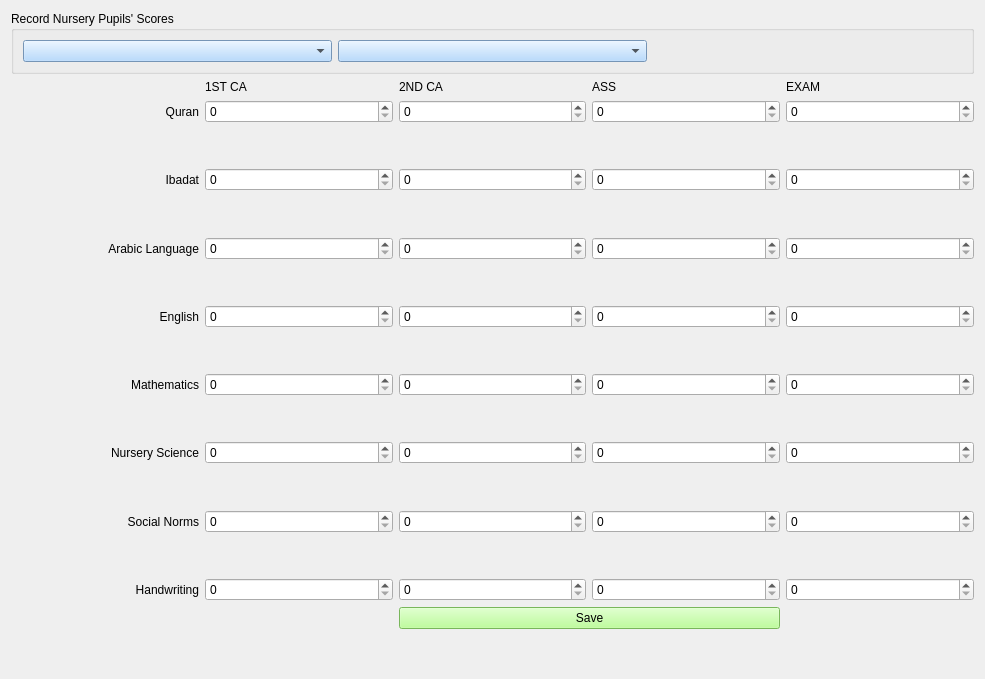
<?xml version="1.0" encoding="UTF-8"?>
<ui version="4.0">
 <class>NurScoreRec2ndForm</class>
 <widget class="QWidget" name="NurScoreRec2ndForm">
  <property name="geometry">
   <rect>
    <x>0</x>
    <y>0</y>
    <width>985</width>
    <height>679</height>
   </rect>
  </property>
  <property name="windowTitle">
   <string>Nursery Scores (Second Term)</string>
  </property>
  <property name="windowIcon">
   <iconset>
    <normaloff>score_icon.png</normaloff>score_icon.png</iconset>
  </property>
  <property name="styleSheet">
   <string notr="true">font: 12pt &quot;MS Shell Dlg 2&quot;;

QPushButton{
background-color: rgb(170, 255, 127);
}
</string>
  </property>
  <layout class="QHBoxLayout" name="horizontalLayout_2">
   <item>
    <layout class="QVBoxLayout" name="verticalLayout_3">
     <item>
      <widget class="QGroupBox" name="groupBox">
       <property name="styleSheet">
        <string notr="true">QComboBox{
background-color: rgb(165, 209, 255);
}</string>
       </property>
       <property name="title">
        <string>Record Nursery Pupils' Scores</string>
       </property>
       <layout class="QHBoxLayout" name="horizontalLayout">
        <item>
         <widget class="QComboBox" name="class_comboBox"/>
        </item>
        <item>
         <widget class="QComboBox" name="stud_adm_no_comboBox"/>
        </item>
        <item>
         <widget class="QLabel" name="name_label">
          <property name="styleSheet">
           <string notr="true">QComboBox{
background-color: rgb(166, 180, 255);
}</string>
          </property>
          <property name="text">
           <string/>
          </property>
         </widget>
        </item>
       </layout>
      </widget>
     </item>
     <item>
      <layout class="QVBoxLayout" name="verticalLayout_2">
       <item>
        <layout class="QVBoxLayout" name="verticalLayout">
         <item>
          <layout class="QGridLayout" name="gridLayout">
           <item row="1" column="2">
            <widget class="QDoubleSpinBox" name="qur_c2_spin">
             <property name="decimals">
              <number>0</number>
             </property>
            </widget>
           </item>
           <item row="14" column="1">
            <spacer name="verticalSpacer_9">
             <property name="orientation">
              <enum>Qt::Vertical</enum>
             </property>
             <property name="sizeHint" stdset="0">
              <size>
               <width>123</width>
               <height>13</height>
              </size>
             </property>
            </spacer>
           </item>
           <item row="11" column="1">
            <spacer name="verticalSpacer_2">
             <property name="orientation">
              <enum>Qt::Vertical</enum>
             </property>
             <property name="sizeHint" stdset="0">
              <size>
               <width>123</width>
               <height>13</height>
              </size>
             </property>
            </spacer>
           </item>
           <item row="5" column="1">
            <widget class="QDoubleSpinBox" name="ibadat_c1_spin">
             <property name="decimals">
              <number>0</number>
             </property>
            </widget>
           </item>
           <item row="9" column="3">
            <widget class="QDoubleSpinBox" name="arabic_ass_spin">
             <property name="decimals">
              <number>0</number>
             </property>
            </widget>
           </item>
           <item row="12" column="1">
            <widget class="QDoubleSpinBox" name="eng_c1_spin">
             <property name="decimals">
              <number>0</number>
             </property>
            </widget>
           </item>
           <item row="12" column="0">
            <widget class="QLabel" name="label_21">
             <property name="text">
              <string>English</string>
             </property>
             <property name="alignment">
              <set>Qt::AlignRight|Qt::AlignTrailing|Qt::AlignVCenter</set>
             </property>
            </widget>
           </item>
           <item row="15" column="0">
            <widget class="QLabel" name="label_20">
             <property name="text">
              <string>Mathematics</string>
             </property>
             <property name="alignment">
              <set>Qt::AlignRight|Qt::AlignTrailing|Qt::AlignVCenter</set>
             </property>
            </widget>
           </item>
           <item row="0" column="2">
            <widget class="QLabel" name="label_5">
             <property name="text">
              <string>2ND CA</string>
             </property>
            </widget>
           </item>
           <item row="9" column="4">
            <widget class="QDoubleSpinBox" name="arabic_exam_spin">
             <property name="decimals">
              <number>0</number>
             </property>
            </widget>
           </item>
           <item row="0" column="4">
            <widget class="QLabel" name="label_4">
             <property name="text">
              <string>EXAM</string>
             </property>
            </widget>
           </item>
           <item row="0" column="3">
            <widget class="QLabel" name="label_7">
             <property name="text">
              <string>ASS</string>
             </property>
            </widget>
           </item>
           <item row="12" column="2">
            <widget class="QDoubleSpinBox" name="eng_c2_spin">
             <property name="decimals">
              <number>0</number>
             </property>
            </widget>
           </item>
           <item row="12" column="3">
            <widget class="QDoubleSpinBox" name="eng_ass_spin">
             <property name="decimals">
              <number>0</number>
             </property>
            </widget>
           </item>
           <item row="15" column="2">
            <widget class="QDoubleSpinBox" name="math_c2_spin">
             <property name="decimals">
              <number>0</number>
             </property>
            </widget>
           </item>
           <item row="1" column="3">
            <widget class="QDoubleSpinBox" name="qur_ass_spin">
             <property name="decimals">
              <number>0</number>
             </property>
            </widget>
           </item>
           <item row="10" column="1">
            <spacer name="verticalSpacer_8">
             <property name="orientation">
              <enum>Qt::Vertical</enum>
             </property>
             <property name="sizeHint" stdset="0">
              <size>
               <width>123</width>
               <height>13</height>
              </size>
             </property>
            </spacer>
           </item>
           <item row="13" column="1">
            <spacer name="verticalSpacer_4">
             <property name="orientation">
              <enum>Qt::Vertical</enum>
             </property>
             <property name="sizeHint" stdset="0">
              <size>
               <width>123</width>
               <height>13</height>
              </size>
             </property>
            </spacer>
           </item>
           <item row="1" column="0">
            <widget class="QLabel" name="label">
             <property name="text">
              <string>Quran</string>
             </property>
             <property name="alignment">
              <set>Qt::AlignRight|Qt::AlignTrailing|Qt::AlignVCenter</set>
             </property>
            </widget>
           </item>
           <item row="12" column="4">
            <widget class="QDoubleSpinBox" name="eng_exam_spin">
             <property name="decimals">
              <number>0</number>
             </property>
            </widget>
           </item>
           <item row="8" column="1">
            <spacer name="verticalSpacer_7">
             <property name="orientation">
              <enum>Qt::Vertical</enum>
             </property>
             <property name="sizeHint" stdset="0">
              <size>
               <width>123</width>
               <height>13</height>
              </size>
             </property>
            </spacer>
           </item>
           <item row="19" column="3">
            <widget class="QDoubleSpinBox" name="nur_sc_ass_spin">
             <property name="decimals">
              <number>0</number>
             </property>
            </widget>
           </item>
           <item row="1" column="4">
            <widget class="QDoubleSpinBox" name="qur_exam_spin">
             <property name="decimals">
              <number>0</number>
             </property>
            </widget>
           </item>
           <item row="0" column="1">
            <widget class="QLabel" name="label_6">
             <property name="text">
              <string>1ST CA</string>
             </property>
            </widget>
           </item>
           <item row="19" column="2">
            <widget class="QDoubleSpinBox" name="nur_sc_c2_spin">
             <property name="decimals">
              <number>0</number>
             </property>
            </widget>
           </item>
           <item row="3" column="1">
            <spacer name="verticalSpacer">
             <property name="orientation">
              <enum>Qt::Vertical</enum>
             </property>
             <property name="sizeHint" stdset="0">
              <size>
               <width>123</width>
               <height>13</height>
              </size>
             </property>
            </spacer>
           </item>
           <item row="5" column="2">
            <widget class="QDoubleSpinBox" name="ibadat_c2_spin">
             <property name="decimals">
              <number>0</number>
             </property>
            </widget>
           </item>
           <item row="1" column="1">
            <widget class="QDoubleSpinBox" name="qur_c1_spin">
             <property name="decimals">
              <number>0</number>
             </property>
            </widget>
           </item>
           <item row="22" column="3">
            <widget class="QDoubleSpinBox" name="social_ass_spin">
             <property name="decimals">
              <number>0</number>
             </property>
            </widget>
           </item>
           <item row="5" column="0">
            <widget class="QLabel" name="label_2">
             <property name="text">
              <string>Ibadat</string>
             </property>
             <property name="alignment">
              <set>Qt::AlignRight|Qt::AlignTrailing|Qt::AlignVCenter</set>
             </property>
            </widget>
           </item>
           <item row="25" column="1">
            <spacer name="verticalSpacer_16">
             <property name="orientation">
              <enum>Qt::Vertical</enum>
             </property>
             <property name="sizeHint" stdset="0">
              <size>
               <width>123</width>
               <height>13</height>
              </size>
             </property>
            </spacer>
           </item>
           <item row="31" column="1">
            <spacer name="verticalSpacer_14">
             <property name="orientation">
              <enum>Qt::Vertical</enum>
             </property>
             <property name="sizeHint" stdset="0">
              <size>
               <width>123</width>
               <height>13</height>
              </size>
             </property>
            </spacer>
           </item>
           <item row="22" column="4">
            <widget class="QDoubleSpinBox" name="social_exam_spin">
             <property name="decimals">
              <number>0</number>
             </property>
            </widget>
           </item>
           <item row="27" column="2">
            <widget class="QDoubleSpinBox" name="handwriting_c2_spin">
             <property name="decimals">
              <number>0</number>
             </property>
            </widget>
           </item>
           <item row="26" column="1">
            <spacer name="verticalSpacer_15">
             <property name="orientation">
              <enum>Qt::Vertical</enum>
             </property>
             <property name="sizeHint" stdset="0">
              <size>
               <width>123</width>
               <height>13</height>
              </size>
             </property>
            </spacer>
           </item>
           <item row="19" column="1">
            <widget class="QDoubleSpinBox" name="nur_sc_c1_spin">
             <property name="decimals">
              <number>0</number>
             </property>
            </widget>
           </item>
           <item row="27" column="4">
            <widget class="QDoubleSpinBox" name="handwriting_exam_spin">
             <property name="decimals">
              <number>0</number>
             </property>
            </widget>
           </item>
           <item row="18" column="1">
            <spacer name="verticalSpacer_5">
             <property name="orientation">
              <enum>Qt::Vertical</enum>
             </property>
             <property name="sizeHint" stdset="0">
              <size>
               <width>123</width>
               <height>13</height>
              </size>
             </property>
            </spacer>
           </item>
           <item row="27" column="0">
            <widget class="QLabel" name="label_28">
             <property name="text">
              <string>Handwriting</string>
             </property>
             <property name="alignment">
              <set>Qt::AlignRight|Qt::AlignTrailing|Qt::AlignVCenter</set>
             </property>
            </widget>
           </item>
           <item row="19" column="0">
            <widget class="QLabel" name="label_19">
             <property name="text">
              <string>Nursery Science</string>
             </property>
             <property name="alignment">
              <set>Qt::AlignRight|Qt::AlignTrailing|Qt::AlignVCenter</set>
             </property>
            </widget>
           </item>
           <item row="17" column="1">
            <spacer name="verticalSpacer_10">
             <property name="orientation">
              <enum>Qt::Vertical</enum>
             </property>
             <property name="sizeHint" stdset="0">
              <size>
               <width>123</width>
               <height>13</height>
              </size>
             </property>
            </spacer>
           </item>
           <item row="27" column="1">
            <widget class="QDoubleSpinBox" name="handwriting_c1_spin">
             <property name="decimals">
              <number>0</number>
             </property>
            </widget>
           </item>
           <item row="15" column="4">
            <widget class="QDoubleSpinBox" name="math_exam_spin">
             <property name="decimals">
              <number>0</number>
             </property>
            </widget>
           </item>
           <item row="15" column="1">
            <widget class="QDoubleSpinBox" name="math_c1_spin">
             <property name="decimals">
              <number>0</number>
             </property>
            </widget>
           </item>
           <item row="9" column="0">
            <widget class="QLabel" name="label_3">
             <property name="text">
              <string>Arabic Language</string>
             </property>
             <property name="alignment">
              <set>Qt::AlignRight|Qt::AlignTrailing|Qt::AlignVCenter</set>
             </property>
            </widget>
           </item>
           <item row="29" column="1">
            <spacer name="verticalSpacer_13">
             <property name="orientation">
              <enum>Qt::Vertical</enum>
             </property>
             <property name="sizeHint" stdset="0">
              <size>
               <width>123</width>
               <height>13</height>
              </size>
             </property>
            </spacer>
           </item>
           <item row="27" column="3">
            <widget class="QDoubleSpinBox" name="handwriting_ass_spin">
             <property name="decimals">
              <number>0</number>
             </property>
            </widget>
           </item>
           <item row="21" column="1">
            <spacer name="verticalSpacer_12">
             <property name="orientation">
              <enum>Qt::Vertical</enum>
             </property>
             <property name="sizeHint" stdset="0">
              <size>
               <width>123</width>
               <height>13</height>
              </size>
             </property>
            </spacer>
           </item>
           <item row="9" column="2">
            <widget class="QDoubleSpinBox" name="arabic_c2_spin">
             <property name="decimals">
              <number>0</number>
             </property>
            </widget>
           </item>
           <item row="7" column="1">
            <spacer name="verticalSpacer_3">
             <property name="orientation">
              <enum>Qt::Vertical</enum>
             </property>
             <property name="sizeHint" stdset="0">
              <size>
               <width>123</width>
               <height>13</height>
              </size>
             </property>
            </spacer>
           </item>
           <item row="4" column="1">
            <spacer name="verticalSpacer_6">
             <property name="orientation">
              <enum>Qt::Vertical</enum>
             </property>
             <property name="sizeHint" stdset="0">
              <size>
               <width>123</width>
               <height>13</height>
              </size>
             </property>
            </spacer>
           </item>
           <item row="15" column="3">
            <widget class="QDoubleSpinBox" name="math_ass_spin">
             <property name="decimals">
              <number>0</number>
             </property>
            </widget>
           </item>
           <item row="19" column="4">
            <widget class="QDoubleSpinBox" name="nur_sc_exam_spin">
             <property name="decimals">
              <number>0</number>
             </property>
            </widget>
           </item>
           <item row="22" column="1">
            <widget class="QDoubleSpinBox" name="social_c1_spin">
             <property name="decimals">
              <number>0</number>
             </property>
            </widget>
           </item>
           <item row="5" column="3">
            <widget class="QDoubleSpinBox" name="ibadat_ass_spin">
             <property name="decimals">
              <number>0</number>
             </property>
            </widget>
           </item>
           <item row="20" column="1">
            <spacer name="verticalSpacer_11">
             <property name="orientation">
              <enum>Qt::Vertical</enum>
             </property>
             <property name="sizeHint" stdset="0">
              <size>
               <width>123</width>
               <height>13</height>
              </size>
             </property>
            </spacer>
           </item>
           <item row="22" column="0">
            <widget class="QLabel" name="label_16">
             <property name="text">
              <string>Social Norms</string>
             </property>
             <property name="alignment">
              <set>Qt::AlignRight|Qt::AlignTrailing|Qt::AlignVCenter</set>
             </property>
            </widget>
           </item>
           <item row="22" column="2">
            <widget class="QDoubleSpinBox" name="social_c2_spin">
             <property name="decimals">
              <number>0</number>
             </property>
            </widget>
           </item>
           <item row="5" column="4">
            <widget class="QDoubleSpinBox" name="ibadat_exam_spin">
             <property name="decimals">
              <number>0</number>
             </property>
            </widget>
           </item>
           <item row="9" column="1">
            <widget class="QDoubleSpinBox" name="arabic_c1_spin">
             <property name="decimals">
              <number>0</number>
             </property>
            </widget>
           </item>
           <item row="28" column="2" colspan="2">
            <widget class="QPushButton" name="qur_score_btn">
             <property name="styleSheet">
              <string notr="true">background-color: rgb(170, 255, 127);</string>
             </property>
             <property name="text">
              <string>Save</string>
             </property>
            </widget>
           </item>
          </layout>
         </item>
        </layout>
       </item>
      </layout>
     </item>
    </layout>
   </item>
  </layout>
 </widget>
 <tabstops>
  <tabstop>class_comboBox</tabstop>
  <tabstop>stud_adm_no_comboBox</tabstop>
  <tabstop>qur_c1_spin</tabstop>
  <tabstop>qur_c2_spin</tabstop>
  <tabstop>qur_ass_spin</tabstop>
  <tabstop>qur_exam_spin</tabstop>
  <tabstop>ibadat_c1_spin</tabstop>
  <tabstop>ibadat_c2_spin</tabstop>
  <tabstop>ibadat_ass_spin</tabstop>
  <tabstop>ibadat_exam_spin</tabstop>
  <tabstop>arabic_c1_spin</tabstop>
  <tabstop>arabic_c2_spin</tabstop>
  <tabstop>arabic_ass_spin</tabstop>
  <tabstop>arabic_exam_spin</tabstop>
  <tabstop>eng_c1_spin</tabstop>
  <tabstop>eng_c2_spin</tabstop>
  <tabstop>eng_ass_spin</tabstop>
  <tabstop>eng_exam_spin</tabstop>
  <tabstop>math_c1_spin</tabstop>
  <tabstop>math_c2_spin</tabstop>
  <tabstop>math_ass_spin</tabstop>
  <tabstop>math_exam_spin</tabstop>
  <tabstop>nur_sc_c1_spin</tabstop>
  <tabstop>nur_sc_c2_spin</tabstop>
  <tabstop>nur_sc_ass_spin</tabstop>
  <tabstop>nur_sc_exam_spin</tabstop>
  <tabstop>social_c1_spin</tabstop>
  <tabstop>social_c2_spin</tabstop>
  <tabstop>social_ass_spin</tabstop>
  <tabstop>social_exam_spin</tabstop>
  <tabstop>handwriting_c1_spin</tabstop>
  <tabstop>handwriting_c2_spin</tabstop>
  <tabstop>handwriting_ass_spin</tabstop>
  <tabstop>handwriting_exam_spin</tabstop>
  <tabstop>qur_score_btn</tabstop>
 </tabstops>
 <resources/>
 <connections/>
</ui>
